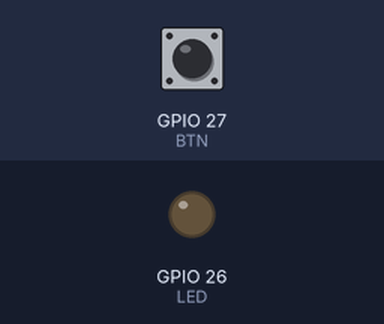
The sketch below on a simulated ESP32. On the bench: output pins drawn as LEDs (lit = HIGH). The inputs (shaded band) are chosen by the test bench; at power-on: GPIO 27 (BTN) HIGH. What the sketch prints to the serial monitor is not drawn.

Above: at 1.2 s.
1.3 s: GPIO 27 (BTN) pulled LOW for 0.15 s
At 2.2 s:
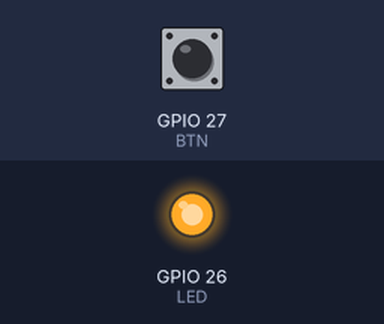
2.9 s: GPIO 27 (BTN) pulled LOW for 1 s
At 3.5 s:
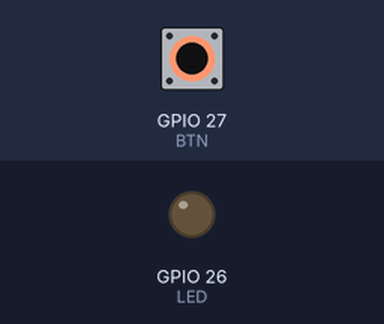
5.4 s: GPIO 27 (BTN) pulled LOW for 3.2 s
At 6.6 s:
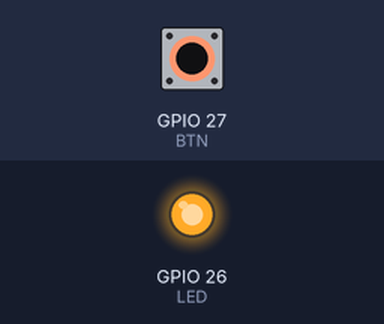
Timing chart, 0 to 8.4 s (numbered marks = the images above; inputs shaded):
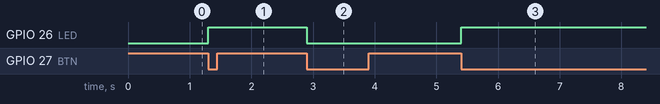

The sketch:

02_button_interrupt.ino
```cpp
// 02. 인터럽트: 버튼을 누를 때마다 LED 토글 (디바운싱 없음)
// 바운싱 관찰용. 한 번 눌러도 인터럽트가 여러 번 들어와 토글이 랜덤해 보인다.

const int LED = 26;
const int BTN = 27;

// volatile: ISR에서 바뀌는 변수는 매번 메모리에서 다시 읽게 함
volatile bool pressed = false;  // ISR → loop로 "눌렸다" 전달
volatile int isrCount = 0;      // 인터럽트가 실제로 들어온 횟수

bool ledOn = false;
int handledCount = 0;           // loop가 처리한 횟수 (bool이라 여러 인터럽트가 합쳐질 수 있음)

// IRAM_ATTR: ISR을 플래시가 아니라 RAM에 올려둠
void IRAM_ATTR onPress() {
  isrCount++;
  pressed = true;  // 깃발만 세우고 바로 끝
}

void setup() {
  Serial.begin(115200);
  pinMode(LED, OUTPUT);
  pinMode(BTN, INPUT_PULLUP);

  // FALLING: 1→0 되는 순간 (풀업이라 누르는 순간)
  attachInterrupt(digitalPinToInterrupt(BTN), onPress, FALLING);
}

void loop() {
  if (pressed) {
    pressed = false;
    ledOn = !ledOn;
    digitalWrite(LED, ledOn);

    Serial.printf("처리 %d번 / 인터럽트 %d번\n", ++handledCount, isrCount);
  }
}
```

Measured:
- after the input at 1.3 s, GPIO 26 (LED): LOW → HIGH at once
- after the input at 2.9 s, GPIO 26 (LED): HIGH → LOW at once
- after the input at 5.4 s, GPIO 26 (LED): LOW → HIGH at once
